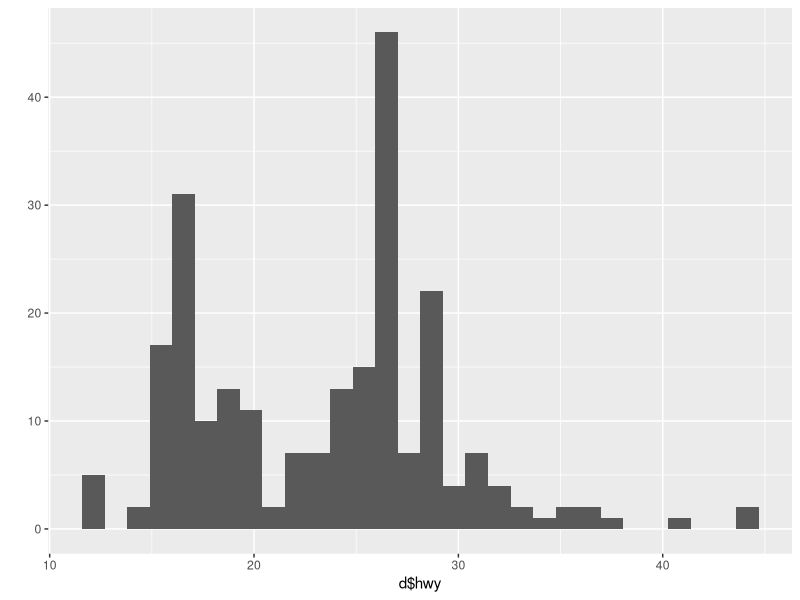
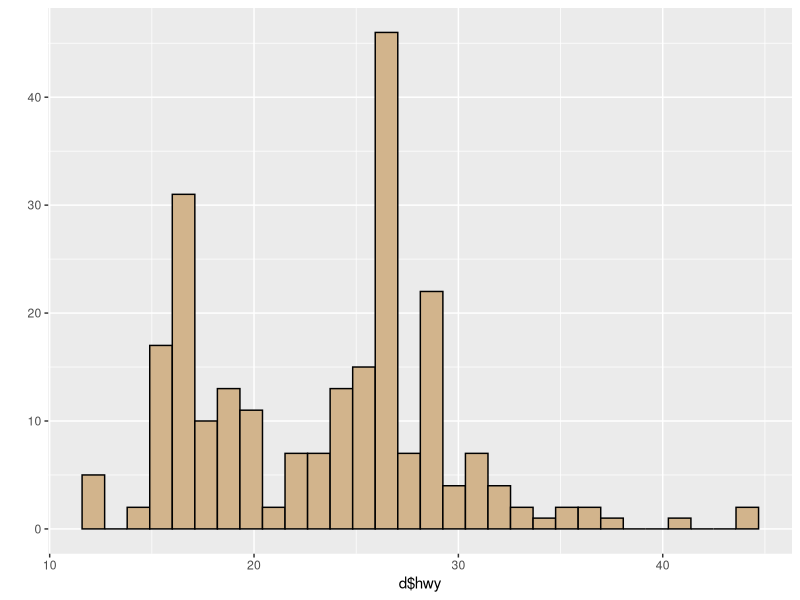
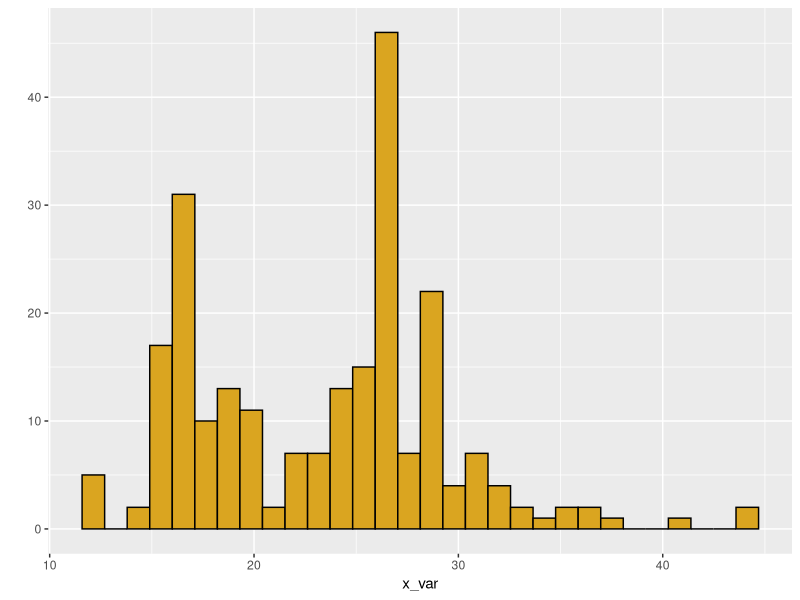
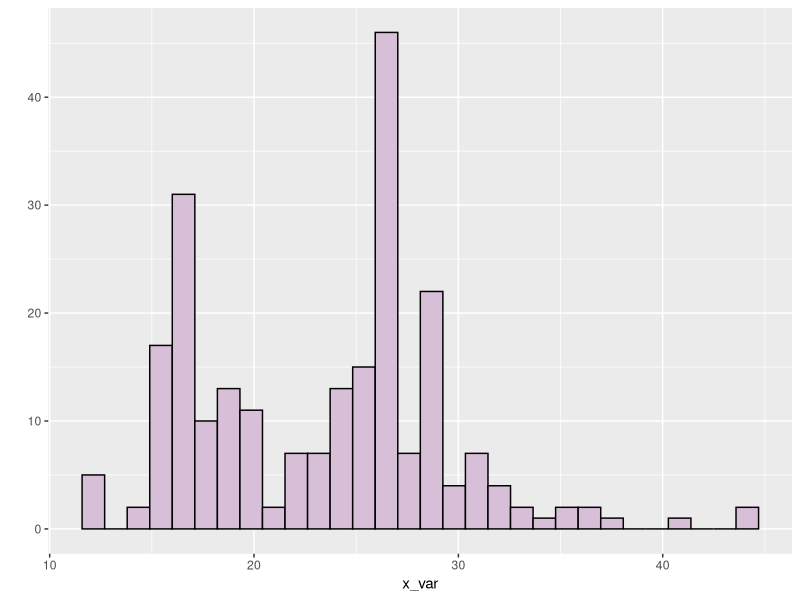
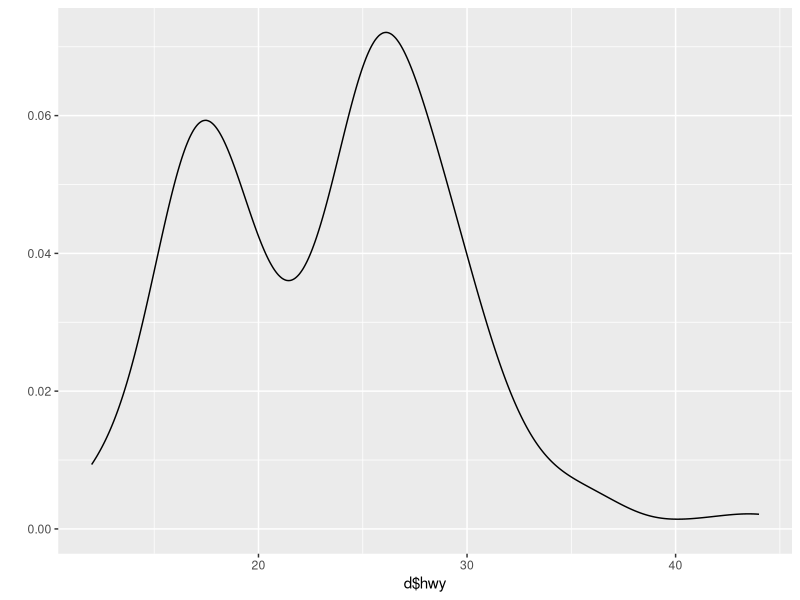
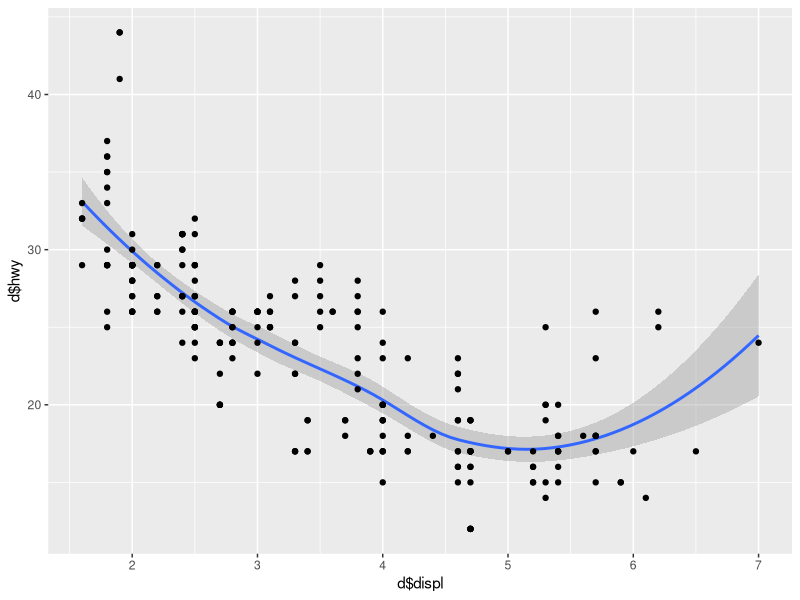
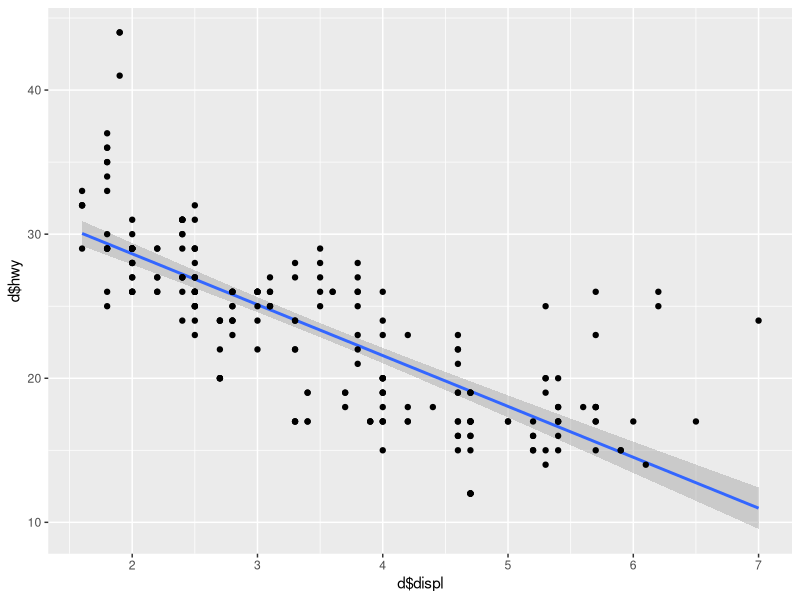
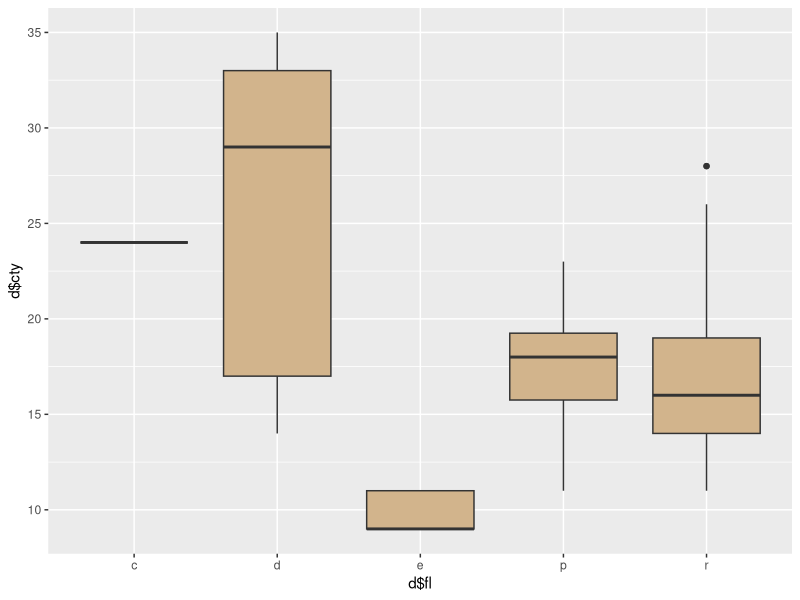

The R script that drew these images, in order:
# --------------------------------------
# Basics of ggplot grammar and graphics
# 27 Mar 2020
# NJG
# --------------------------------------
#

# 1. data (in a data frame)
# 2. aesthetic mapping (variables are mapped to an aesthetic)
# 3. geom (geometric object used to draw the layer; points, bars polygons, etc.)
# 4. stat (raw data and transforms it for something useful in a plot)
# 5. position (adjust points for overplotting)
# 6. facet function 

# Template for ggplot components --------------------------------------

# p1 <- ggplot(data= <DATA>,
#              mapping=aes(<MAPPING>)) +
#      <GEOM_FUNCTION(mapping=aes(<MAPPING>),
#                    stat=<STAT>,
#                    position=<POSITION>) +
#       <COORDINATE_FUNCTION> +
#       <FACET_FUNCTION>
#  print(p1)
# ggsave(plot=p1,
#        filename="MyPlot",
#        width=5,
#        height=3,
#        units="in",
#        device="pdf")

# Preliminaries --------------------------------------
library(ggplot2)
library(ggthemes)
library(patchwork)
library(TeachingDemos)
char2seed("doubling time")

d <- mpg # use built in data set on car performance
str(d)
table(d$fl)

# fast plotting with qplot --------------------------------------

# basic histogram
qplot(x=d$hwy)
qplot(x=d$hwy, fill=I("tan"), color=I("black"))

# make your own custom histogram function
my_histo <- function(x_var,fil_col="goldenrod"){
  qplot(x=x_var,color=I("black"),fill=I(fil_col))}

my_histo(d$hwy)
my_histo(d$hwy,"thistle")

# basic density plot
qplot(x=d$hwy,geom="density")

# basic scatter plot
qplot(x=d$displ,
      y=d$hwy,
      geom=c("smooth","point"))

# basic scatterplot with linear regression line
qplot(x=d$displ,
      y=d$hwy,
      geom=c("smooth","point"),method="lm")

# basic boxplot
qplot(x=d$fl, y=d$cty, geom="boxplot", fill=I("tan"))

# basic barplot ("long format")
qplot(x=d$fl,geom="bar",fill=I("tan"))

# common mistake
qplot(x=d$fl,geom="bar",fill="tan")

# bar plot with specified counts or means ("short format")
x_treatment = c("Control","Low", "High")
y_response = c(12,2.5, 22.9)
qplot(x=x_treatment, y=y_response,geom="col", fill=I(c("grey20", "grey50", "grey90")))

# basic curves and functions
my_vec <- seq(1,100,by=0.1)
head(my_vec)
my_fun <- function(x) sin(x) + 0.1*x
qplot(x=my_vec,y=sin(my_vec),geom="line") # built in function
qplot(x=my_vec,y=dgamma(my_vec,shape=5,scale=3),
      geom="line") # density functions for stats

qplot(x=my_vec,y=my_fun(my_vec),geom="line") #user defined function
